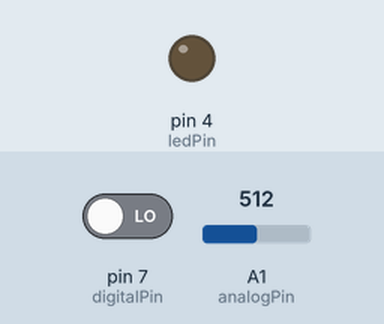
A sketch run on a simulated Arduino Uno, built with avr-gcc and run on an emulated ATmega328P. Shown: output pins drawn as LEDs (lit = HIGH). Inputs (shaded band) come from the test bench; at power-on: pin 7 (digitalPin) LOW, A1 (analogPin) = 512. What the sketch prints to the serial monitor is not drawn.

Above: at 1.2 s.
1.3 s: pin 7 (digitalPin) driven HIGH
At 2.3 s:
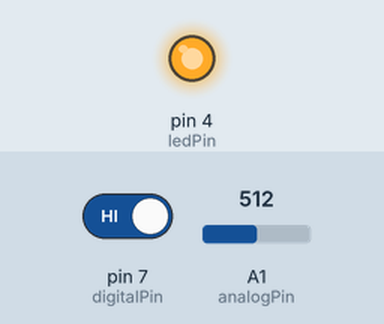
2.8 s: pin 7 (digitalPin) driven LOW
At 3.5 s:
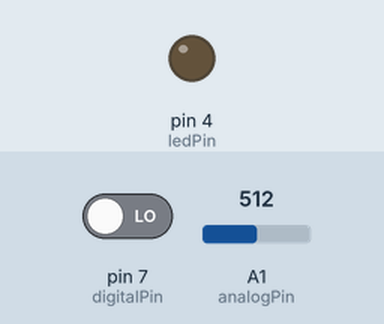
Timing chart, 0 to 5.8 s (numbered marks = the images above; inputs shaded):
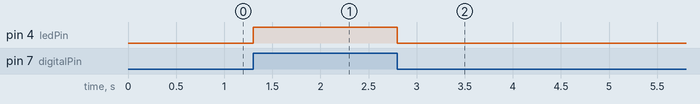

Measured:
- after the input at 1.3 s, pin 4 (ledPin): LOW → HIGH at once
- after the input at 2.8 s, pin 4 (ledPin): HIGH → LOW at once

The sketch:

Microphone_test.ino
```cpp
int digitalPin = 7;   // KY-037 digital interface
int analogPin = A1;   // KY-037 analog interface
int ledPin = 4;      // Arduino LED pin
int digitalVal;       // digital readings
int analogVal;        // analog readings

void setup()
{
  pinMode(digitalPin,INPUT);
  pinMode(analogPin, INPUT);
  pinMode(ledPin,OUTPUT);
  Serial.begin(115200);
}

void loop()
{
  // Read the digital inteface
  digitalVal = digitalRead(digitalPin);

  if(digitalVal == HIGH)
  {
    digitalWrite(ledPin, HIGH); // Turn ON Arduino's LED
  }
  else
  {
    digitalWrite(ledPin, LOW);  // Turn OFF Arduino's LED
  }

  // Read analog interface
  analogVal = analogRead(analogPin);
  // Print analog value to serial
  Serial.println(analogVal);
}
```
